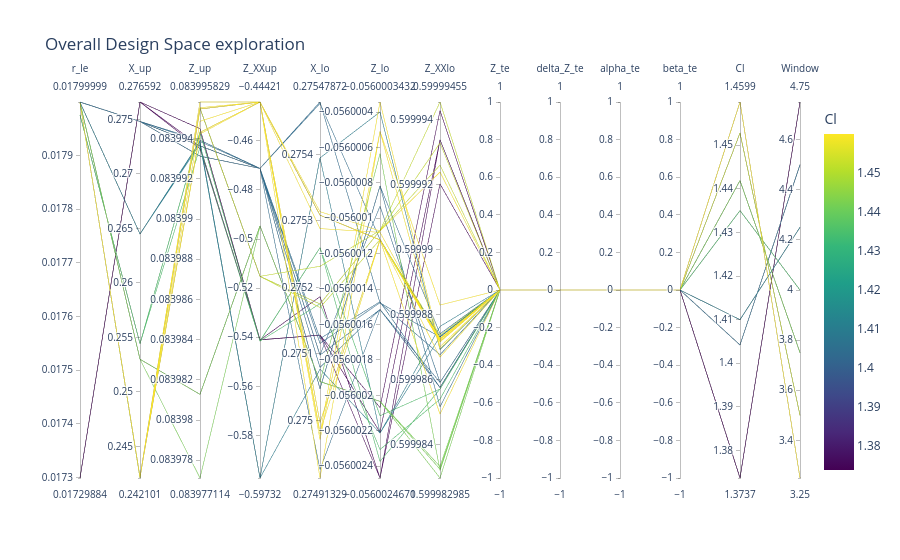

Notebook code cell kept with this figure:
### Markdown cell above
Let's first visualize the Design Space exploration. We'll use a Parallel Coordinates Plot since we have 11 params in the PARSEC parametrization. A simpler representation like the NACA would of course, make the plot less "crowded"

We first import data and "un-normalize" them, and multiply with -ve sign (rember, we calculated our score with normalized variables and returned it as a negative value). The ``` 60 and 4 ``` are the baseline Cl_max and Window values

### Code cell
fig = px.parallel_coordinates(
    df, 
    color="Cl",  # Color lines by Efficiency
    labels={col: col for col in df.columns},
    color_continuous_scale=px.colors.sequential.Viridis,
    title="Overall Design Space exploration",
    template='plotly'
)
fig.show()
